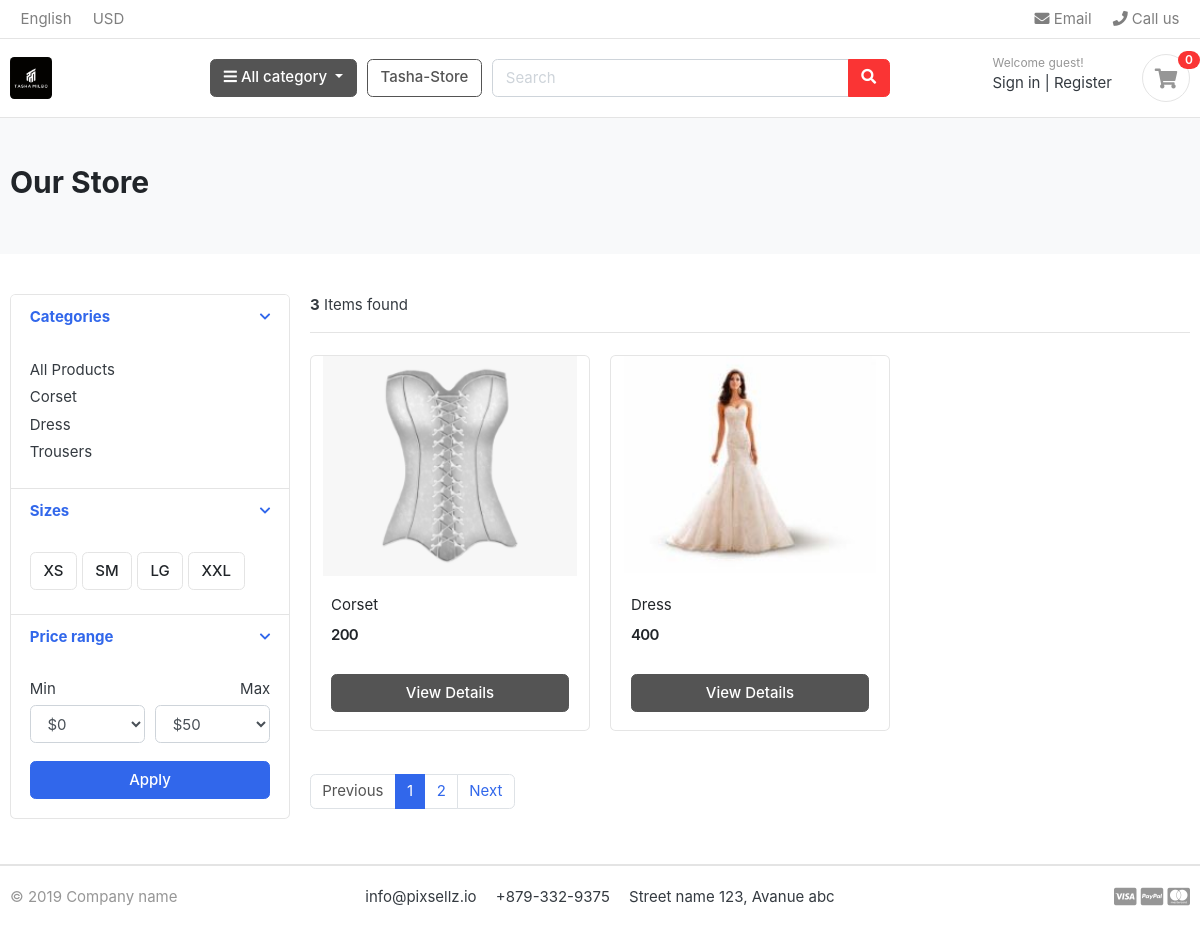
/store/, run on the app's committed database.
### category/models.py (models this page shows, shortened)
class Category(models.Model):
    category_name = models.CharField(max_length=50)
    slug = models.SlugField(max_length=100, unique=True)
    description = models.TextField(max_length=255, blank=True)
    cat_image = models.ImageField(upload_to='photos/categories', blank=True)
    class Meta:
        verbose_name = 'category'
        verbose_name_plural = 'categories'
    def get_url(self):
            return reverse('products_by_category', args=[self.slug])

### store/models.py (models this page shows, shortened)
class Product(models.Model):
    product_name = models.CharField(max_length=200, unique=True)
    slug         = models.SlugField(max_length=200, unique=True)
    description  = models.TextField(max_length=500, blank=True)
    price        = models.IntegerField()
    images       = models.ImageField(upload_to='photos/products')
    stock        = models.IntegerField()
    is_available = models.BooleanField(default=True)
    category     = models.ForeignKey(Category, on_delete=models.CASCADE)
    create_date  = models.DateTimeField(auto_now_add=True)
    modified_date= models.DateTimeField(auto_now=True)
    def get_url(self):
        return reverse('product_detail', args=[self.category.slug, self.slug])

### store/views.py (the view)
# urls.py: path('store/', include('store.urls')),
def store(request, category_slug=None):
    categories = None
    products = None
    if category_slug != None:
        categories = get_object_or_404(Category, slug=category_slug)
        products = Product.objects.filter(category=categories, is_available=True)
        paginator = Paginator(products, 2)
        page = request.GET.get('page')
        paged_products = paginator.get_page(page)
        product_count = products.count()
    else:
        products = Product.objects.all().filter(is_available=True).order_by('id')
        paginator = Paginator(products, 2)
        page = request.GET.get('page')
        paged_products = paginator.get_page(page)
        product_count = products.count()
    context = {
    'products': paged_products,
    'product_count': product_count,
    }
    return render(request, 'store/store.html', context)

### carts/context_processors.py (called while the page is built)
def counter(request):
    cart_count = 0
    if 'admin' in request.path:
        return()
    else:
        try:
            cart = Cart.objects.filter(cart_id=_cart_id(request))
            cart_items = CartItem.objects.all().filter(cart=cart[:1])
            for cart_item in cart_items:
                cart_count += cart_item.quantity
        except Cart.DoesNotExist:
            cart_count = 0
    return dict(cart_count=cart_count)

### carts/views.py (called while the page is built)
def _cart_id(request):
    cart = request.session.session_key
    if not cart:
        cart = request.session.create()
    return cart

### category/context_processors.py (called while the page is built)
def menu_links(request):
    links = Category.objects.all()
    return dict(links=links)

### templates/store/store.html (shortened to what this page needs)
{% extends 'base.html' %}
{% load static %}
{% block content %}
<section class="section-pagetop bg">
<div class="container">
	{% if 'search' in request.path %}
    <h2 class="title-page">Search Result</h2>
	{% else %}
	  <h2 class="title-page">Our Store</h2>
  {% endif %}
</div>
</section>
<section class="section-content padding-y">
<div class="container">
<div class="row">
	<aside class="col-md-3">
<div class="card">
	<article class="filter-group">
		<header class="card-header">
			<a href="#" data-toggle="collapse" data-target="#collapse_1" aria-expanded="true" class="">
				<i class="icon-control fa fa-chevron-down"></i>
				<h6 class="title">Categories</h6>
			</a>
		</header>
		<div class="filter-content collapse show" id="collapse_1" style="">
			<div class="card-body">
				<ul class="list-menu">
					<li><a href="{% url 'store' %}">All Products</a></li>
					{% for category in links %}
				   <li><a href="{{category.get_url}}">{{category.category_name}}  </a></li>
				  {% endfor %}
				</ul>
			</div>
		</div>
	</article>
	<article class="filter-group">
		<header class="card-header">
			<a href="#" data-toggle="collapse" data-target="#collapse_4" aria-expanded="true" class="">
				<i class="icon-control fa fa-chevron-down"></i>
				<h6 class="title">Sizes </h6>
			</a>
		</header>
		<div class="filter-content collapse show" id="collapse_4" style="">
			<div class="card-body">
			  <label class="checkbox-btn">
			    <span class="btn btn-light"> XS </span>
			  </label>
			  <label class="checkbox-btn">
			    <span class="btn btn-light"> SM </span>
			  </label>
			  <label class="checkbox-btn">
			    <span class="btn btn-light"> LG </span>
			  </label>
			  <label class="checkbox-btn">
			    <span class="btn btn-light"> XXL </span>
			  </label>
		</div>
		</div>
	</article>
	<article class="filter-group">
		<header class="card-header">
			<a href="#" data-toggle="collapse" data-target="#collapse_3" aria-expanded="true" class="">
				<i class="icon-control fa fa-chevron-down"></i>
				<h6 class="title">Price range </h6>
			</a>
		</header>
		<div class="filter-content collapse show" id="collapse_3" style="">
			<div class="card-body">
				<div class="form-row">
				<div class="form-group col-md-6">
				  <label>Min</label>
				  	<select class="mr-2 form-control">
						<option value="0">$0</option>
					</select>
				</div>
				<div class="form-group text-right col-md-6">
				  <label>Max</label>
				  	<select class="mr-2 form-control">
						<option value="50">$50</option>
					</select>
				</div>
				</div>
				<button class="btn btn-block btn-primary">Apply</button>
			</div>
		</div>
	</article>
</div>
	</aside>
	<main class="col-md-9">
<header class="border-bottom mb-4 pb-3">
		<div class="form-inline">
			<span class="mr-md-auto"> <b>{{ product_count }}</b> Items found </span>
		</div>
</header>
<div class="row">
{% if products %}
	{% for product in products %}
	<div class="col-md-4">
		<figure class="card card-product-grid">
			<div class="img-wrap">
				<a href="{{product.get_url}}"><img src="{{ product.images.url }}"></a>
			</div>
			<figcaption class="info-wrap">
				<div class="fix-height">
					<a href="{{product.get_url}}" class="title">{{ product.product_name }}</a>
					<div class="price-wrap mt-2">
						<span class="price">{{ product.price }}</span>
					</div>
				</div>
				<a href="{{product.get_url}}" class="btn btn-block btn-secondary">View Details </a>
			</figcaption>
		</figure>
	</div>
	{% endfor %}
{% else %}
<div>
	<h2>No result found. Please try again.</h2>
</div>
{% endif %}
</div>
<nav class="mt-4" aria-label="Page navigation sample">
	{% if products.has_other_pages %}
  <ul class="pagination">
		{% if products.has_previous %}
    <li class="page-item"><a class="page-link" href="?page={{products.previous_page_number}}">Previous</a></li>
    {% else %}
		<li class="page-item disabled"><a class="page-link" href="#">Previous</a></li>
    {% endif %}
		{% for i in products.paginator.page_range %}
		 {% if products.number == i %}
		  <li class="page-item active"><a class="page-link" href="#">{{i}}</a></li>
			{% else %}
			<li class="page-item"><a class="page-link" href="?page={{i}}">{{i}}</a></li>
			{% endif %}
    {% endfor %}
		{% if products.has_next %}
    <li class="page-item"><a class="page-link" href="?page={{products.next_page_number}}">Next</a></li>
		{% else %}
		<li class="page-item disabled"><a class="page-link" href="#">Next</a></li>
		{% endif %}
  </ul>
	{% endif %}
</nav>
	</main>
</div>
</div>
</section>
{% endblock %}

### greatkart/static/css/ui.css (style rules this page uses)
html { font-family: "Inter", sans-serif; font-size: 15px; }
.img-wrap { text-align: center; display: block; }
.img-wrap img { max-width: 100%; }
.price-wrap { letter-spacing: -0.7px; }
.padding-y { padding-top: 40px; padding-bottom: 40px; }
figure { margin-bottom: 0; }
article:after, .form-group:after { display: block; clear: both; content: ""; }
.bg { background-color: #f8f9fa; }
.title-page { color: #212529; }
.btn-light { background-color: #fff; border-color: #e4e4e4; }
[class*=list-] li:after { visibility: hidden; display: block; content: ""; overflow: hidden; height: 0; clear: both; }
.list-menu { list-style: none; margin: 0; padding-left: 0; }
.list-menu li { margin-bottom: 5px; }
.list-menu a { color: #343a40; }
[class*=card-product] a.title { color: #212529; display: block; }
[class*=card-product] .img-wrap { overflow: hidden; position: relative; }
[class*=card-product] .img-wrap img { height: 100%; max-width: 100%; width: auto; display: inline-block; -o-object-fit: cover; object-fit: cover; }
.card-product-grid { margin-bottom: 20px; }
.card-product-grid .img-wrap { border-radius: 0.2rem 0.2rem 0 0; height: 220px; }
.card-product-grid .info-wrap { overflow: hidden; padding: 18px 20px; }
.card-product-grid .fix-height { height: 80px; overflow: hidden; }
.card .img-wrap { overflow: hidden; }
.price { font-weight: 600; color: #212529; }
.icon-control { margin-top: 5px; float: right; font-size: 80%; }
.card-header .title { margin-bottom: 0; line-height: 1.5; }
.filter-group { border-bottom: 1px solid #e4e4e4; }
.filter-group .card-header { border-bottom: 0; }
.filter-group:last-child { border-bottom: 0; }
.checkbox-btn { position: relative; }
.section-pagetop { padding: 45px 0; }

### data on the page
Category: category_name "Corset"
Category: category_name "Dress"
Category: category_name "Trousers"
Product: images (picture), product_name "Corset", price "200"
Product: images (picture), product_name "Dress", price "400"

### other printed values
{{ cart_count }} "0"
{{ product_count }} "3"
{{ i }} "1"
{{ i }} "2"
